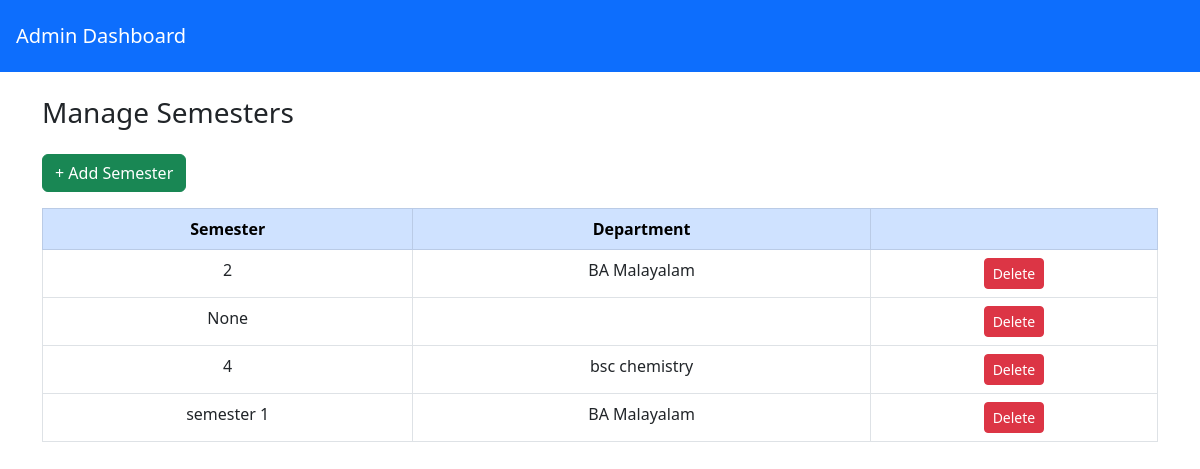
Page /myapp/managesemester on the earlier database version.
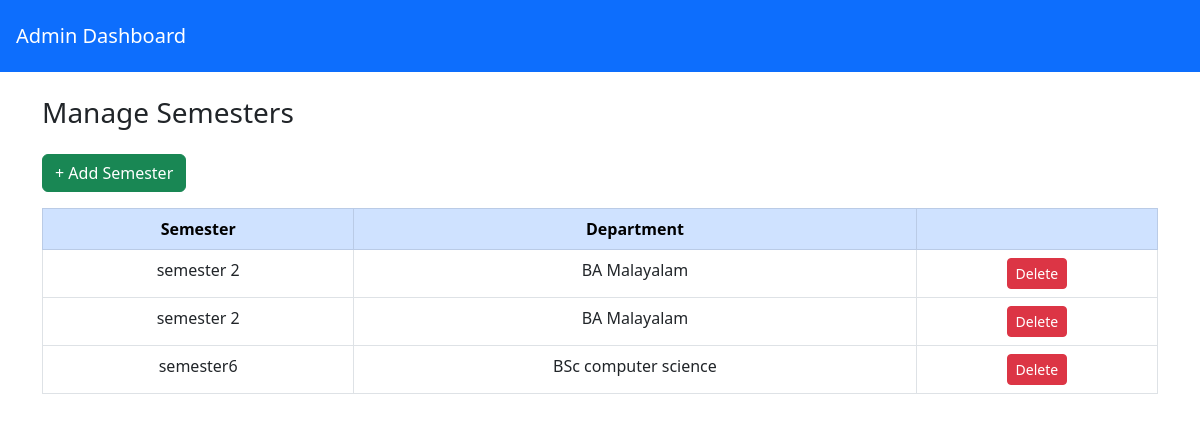
Same page on the later database version.
### myapp/models.py (models this page shows)
class sem_model(models.Model):
    course_id = models.ForeignKey(course_model, on_delete=models.CASCADE, null=True, blank=True)
    semester_name = models.CharField(max_length=100, null=True, blank=True)

class course_model(models.Model):
    dep_id = models.ForeignKey(department_model, on_delete=models.CASCADE, null=True, blank=True)
    course_name = models.CharField(max_length=100, null=True, blank=True)
    course_code = models.CharField(max_length=100, null=True, blank=True)
    course_credit = models.CharField(max_length=100, null=True, blank=True)

### myapp/views.py (the view)
# urls.py: path('managesemester', Manage_Semester.as_view(), name='managesemester'),
class Manage_Semester(View):
    def get(self, request):
        c = sem_model.objects.all()
        return render(request, 'administrator/managesemester.html', {'data': c})

### templates/administrator/managesemester.html (shortened to what this page needs)
<!DOCTYPE html>
<html lang="en">
<head>
    <link href="https://cdn.jsdelivr.net/npm/bootstrap@5.3.0/dist/css/bootstrap.min.css" rel="stylesheet">
</head>
<body>
    <nav class="navbar navbar-dark bg-primary p-3">
        <a class="navbar-brand" href="#">Admin Dashboard</a>
    </nav>
    <div class="container mt-4">
        <h3 class="mb-4">Manage Semesters</h3>
        <button class="btn btn-success mb-3" onclick="return window.location='/addsemester'">+ Add Semester</button>
        <table class="table table-bordered text-center">
            <thead class="table-primary">
                <tr>
                    <th>Semester</th>
                    <th>Department</th>
                    <th></th>
                </tr>
            </thead>
            <tbody id="semesterTable">
                {% for i in data %}
                <tr>
                    <td>{{i.semester_name}}</td>
                    <td>{{i.course_id.course_name}}</td>
                    <td>
                        <a href="/deletesemester/{{i.id}}" class="btn btn-danger btn-sm">Delete</a>
                    </td>
                </tr>
                {% endfor %}
            </tbody>
        </table>
    </div>
</body>
</html>

Differences in the rows shown:
removed sem_model: semester_name "2", course_id.course_name "BA Malayalam"
removed sem_model: semester_name "None"
removed sem_model: semester_name "4", course_id.course_name "bsc chemistry"
removed sem_model: semester_name "semester 1", course_id.course_name "BA Malayalam"
added sem_model: semester_name "semester 2", course_id.course_name "BA Malayalam"
added sem_model: semester_name "semester 2", course_id.course_name "BA Malayalam"
added sem_model: semester_name "semester6", course_id.course_name "BSc computer science"
